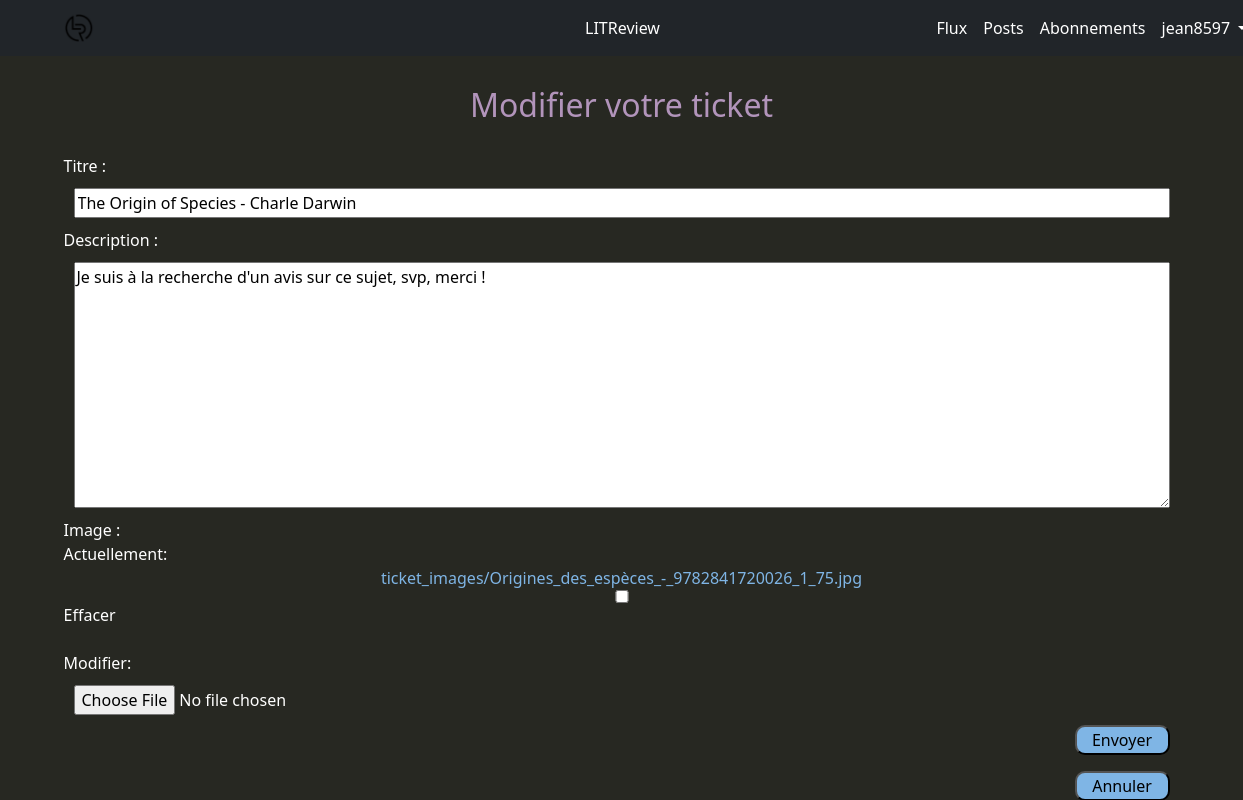
The app's page /flux/tickets/17 (signed in), older data.
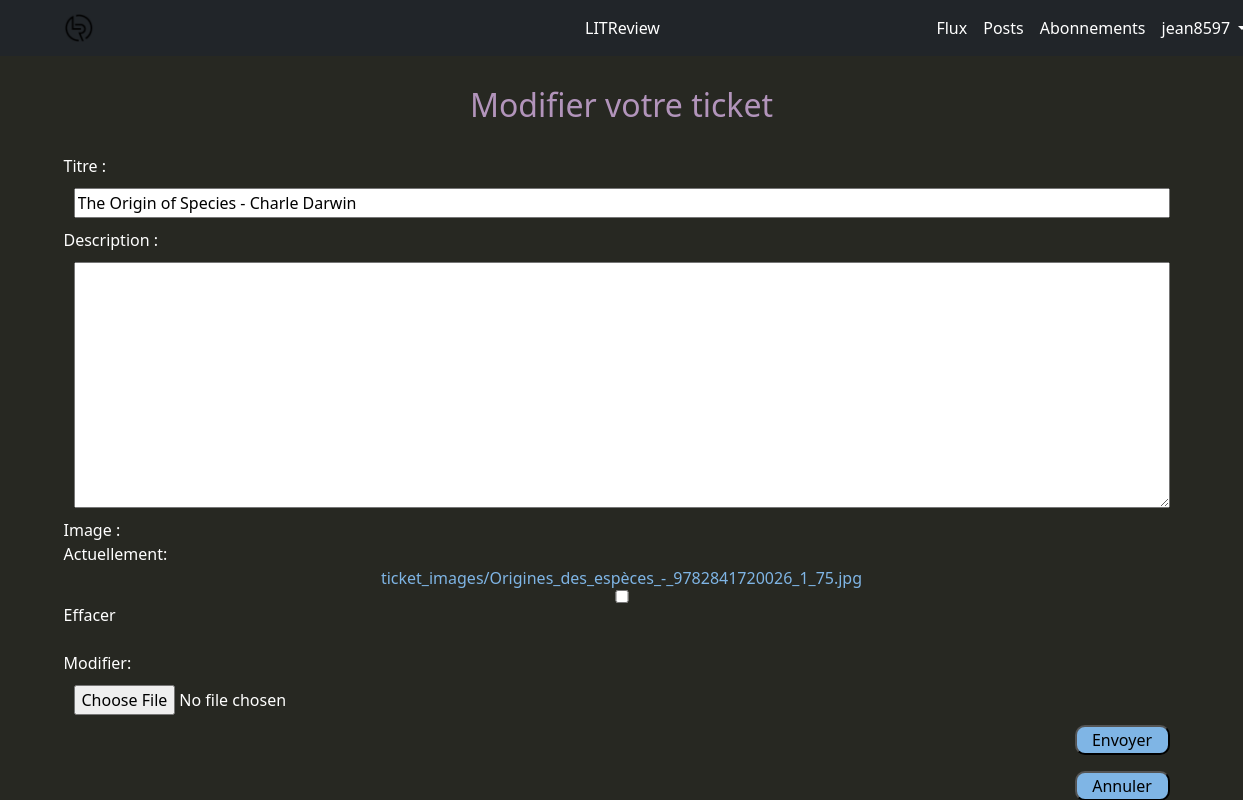
The same page, newer data.
### reviews/models.py (models this page shows, shortened)
class Ticket(models.Model):
    title = models.CharField(max_length=128)
    description = models.TextField(max_length=2_048, blank=True)
    user = models.ForeignKey(to=settings.AUTH_USER_MODEL,
                             on_delete=models.CASCADE)
    image = models.ImageField(null=True, blank=True, upload_to="ticket_images")
    time_created = models.DateTimeField(auto_now_add=True)
    IMAGE_MAX_SIZE = (120, 160)  # (largeur, hauteur)

### reviews/views.py (the view)
# urls.py: path("tickets/<int:ticket_id>", ticket_edit, name="ticket-edit"),
@login_required
def ticket_edit(request, ticket_id):
    ticket = get_object_or_404(Ticket, id=ticket_id)
    form = TicketForm(instance=ticket)
    if ticket.user == request.user:
        if request.method == "POST":
            form = TicketForm(request.POST, request.FILES, instance=ticket)
            if form.is_valid():
                form.save()
                return redirect("posts-user")
    else:
        messages.error(request, MESSAGE_DENIED,
                       extra_tags=TAGS_DENIED)
        return redirect("flux-user")
    return render(request, "reviews/ticket_form.html",
                  context={"form": form, "option": "edit"})

### reviews/forms.py
class TicketForm(forms.ModelForm):
    label_fields = ["Titre", "Description", "Image"]
    class Meta:
        model = Ticket
        fields = ["title", "description", "image"]
    def __init__(self, *args, **kwargs):
        super().__init__(*args, **kwargs)
        fields_attribute(self.fields, self.label_fields)

### reviews/forms.py (called while the page is built)
def fields_attribute(fields, label_fields):
    for idx, field in enumerate(fields):
        fields[field].widget.attrs.update(
            {"class": "fields-margin"})
        fields[field].label = label_fields[idx]

### reviews/templates/reviews/ticket_form.html (shortened to what this page needs)
{% extends "base.html" %}
{% block content %}
{% if not option %}
  <h2>Créer un ticket</h2>
{% elif option == "edit" %}
  <h2>Modifier votre ticket</h2>
{% endif %}
<form class="flexbox-center flex-column" method="post" enctype="multipart/form-data">
  {% for field in form %}
    {{ field.label_tag }}
    {{ field }}
  {% endfor %}
  <div class="flexbox-right">
    <input class="button-margin-right generic-buttonn" type="submit" value="Envoyer">
  </div>
</form>
<div class="flexbox-right">
  <a href="
  {% if option == 'edit' %}{% url 'posts-user' %}
  {% else %}{% url 'flux-user' %}
  {% endif %}">
    <input class="button-margin-right generic-buttonn" type="submit" value="Annuler">
  </a>
</div>
{% endblock %}

Row changes from the older to the newer data that the page shows:
changed Ticket "The Origin of Species - Charle Darwin": description "Je suis à la recherche d'un avis sur ce sujet, svp, merci !" → (not shown)
